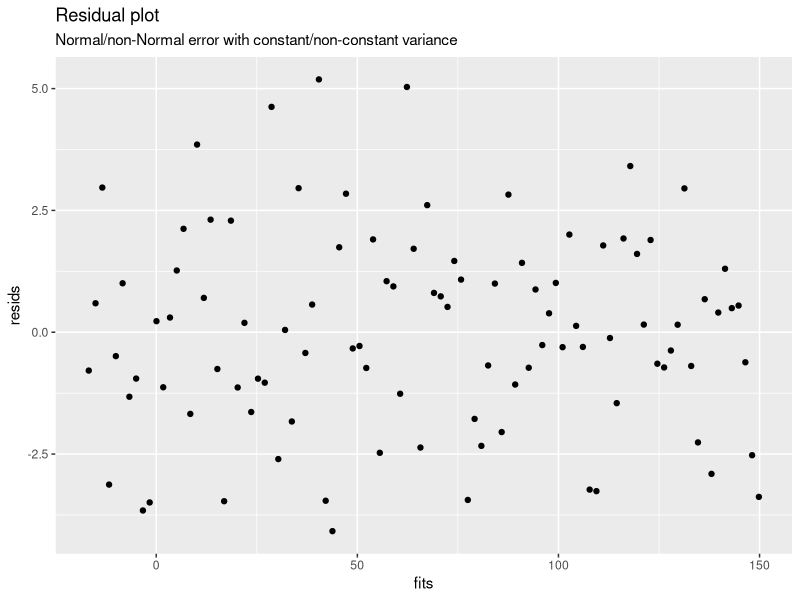
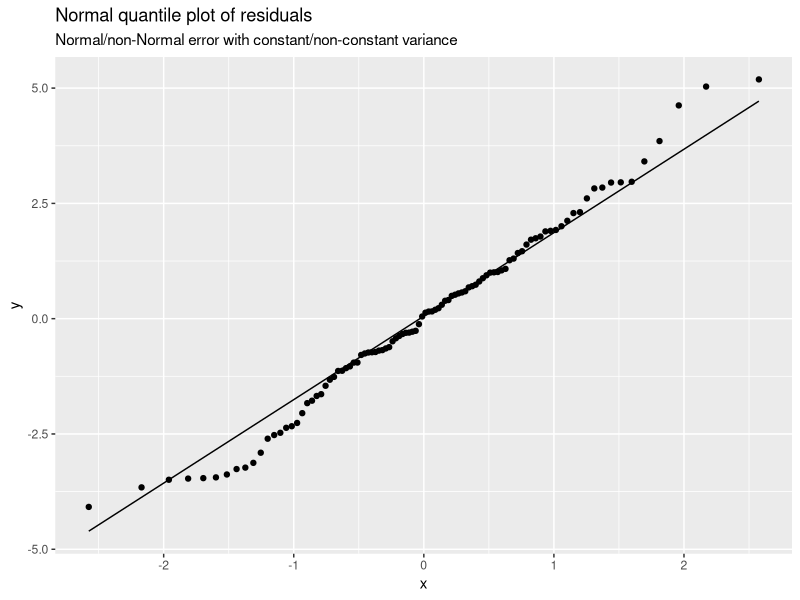

Recreate these plots in R, in order.
## ---- chunk 1
library(tidyverse)
n <- 100 
x <- seq(-5, 50, length = n)
## ---- chunk 2
## Error with constant variance, Normally distributed 
y <- 3*x -1 + rnorm(n, mean = 0, sd = 2)

## Error with constant variance, not Normally distributed 
#y <- 3*x -1 + ? 

## Error with non-constant variance, Normally distributed 
#y1 <- 3*x -1 + ? 
#y2 <- 3*x -1 + ?  
#y <- c(y1, y2)

## Error with non-constant variance , not Normally distributed 
#y1 <- 3*x -1 + ?
#y2 <- 3*x -1 + ?
#y <- c(y1, y2)
## ---- chunk 3
regmod <- lm(y~x)
my_data <- tibble(response = y, predictor = x, resids = regmod$residuals, fits = regmod$fitted.values)
## ---- chunk 4
ggplot(my_data, aes(x=fits, y=resids)) + 
  geom_point() + 
  labs(title="Residual plot", subtitle="Normal/non-Normal error with constant/non-constant variance") ## Edit the subtitle accordingly 
## ---- chunk 5
ggplot(my_data, aes(sample=resids)) + 
  geom_qq() +
  geom_qq_line() + 
  labs(title="Normal quantile plot of residuals", subtitle="Normal/non-Normal error with constant/non-constant variance") ## Edit the subtitle accordingly 
